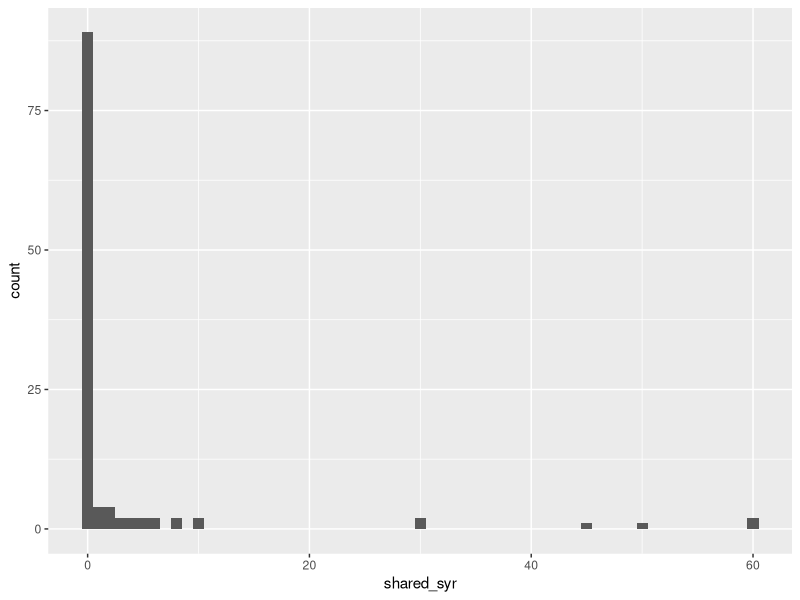
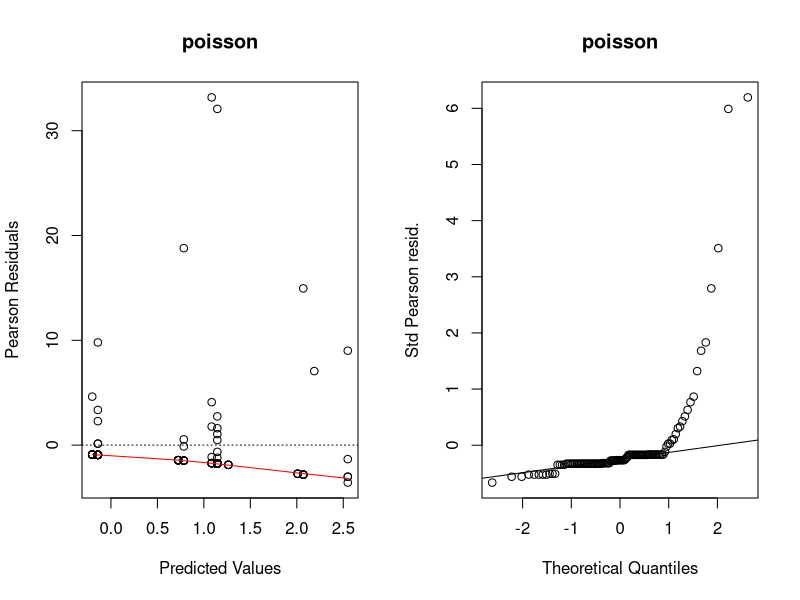
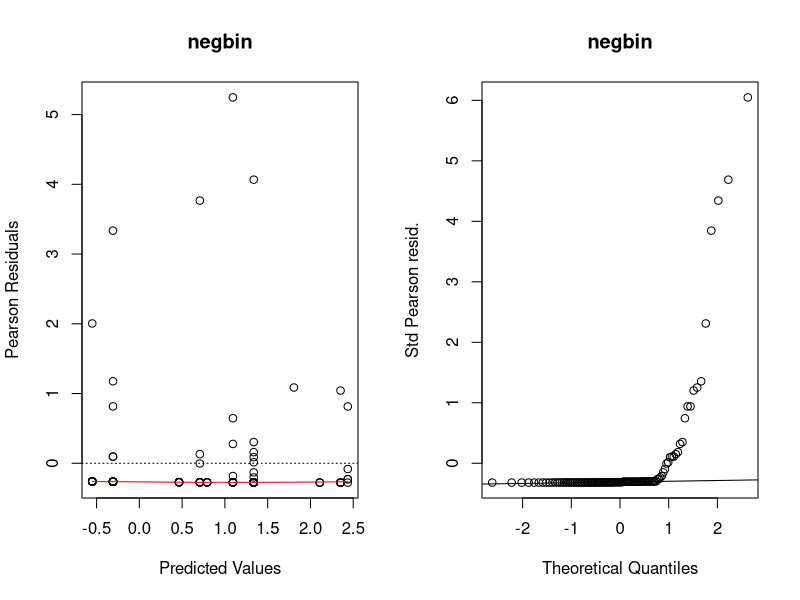
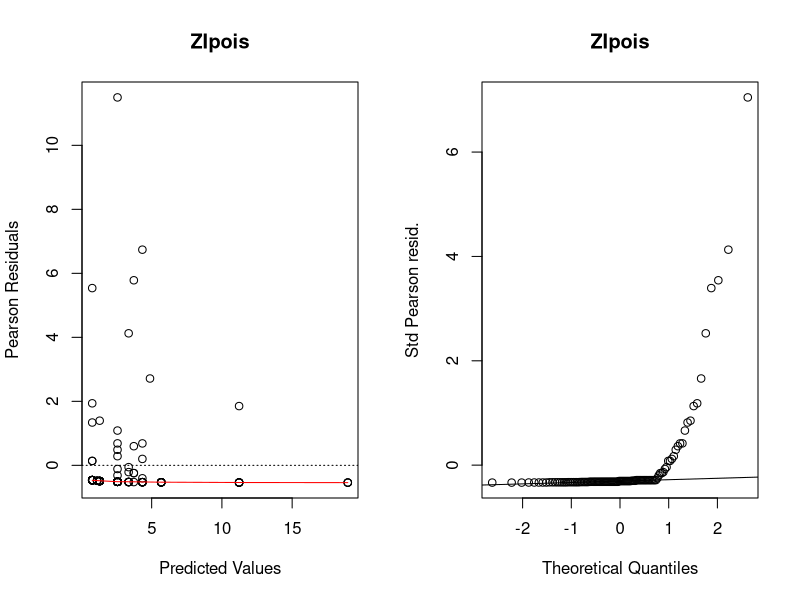
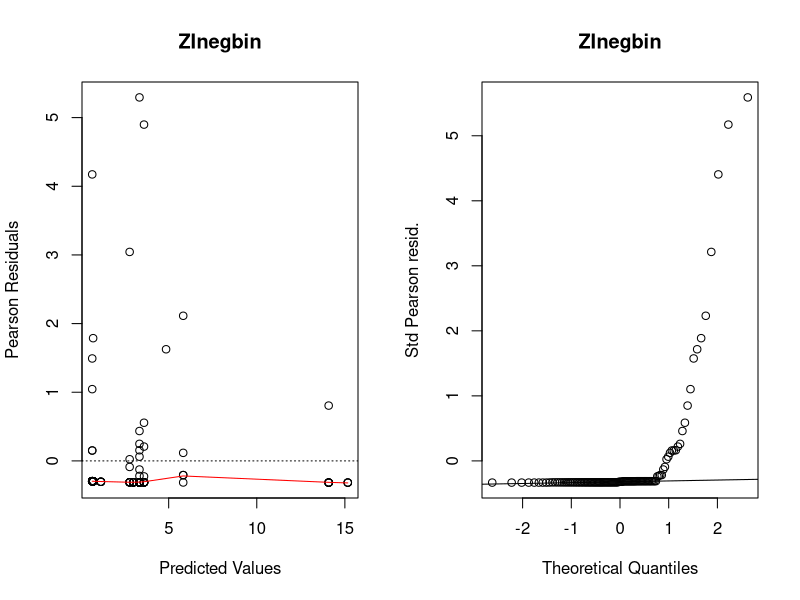
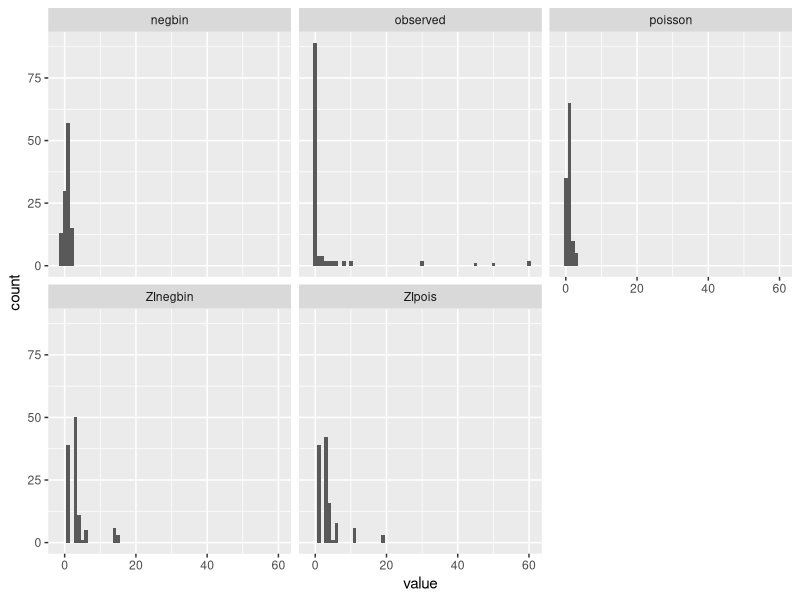

Recreate these plots in R, in order.
## ---- chunk 1
suppressPackageStartupMessages({
  library(tidyverse)
})
needledat <- readr::read_csv("needle_sharing.csv")
needledat2 <- needledat %>%
  dplyr::filter(sex %in% c("M", "F") &
                  ethn %in% c("White", "AA", "Hispanic") &
                  !is.na(homeless)) %>%
  mutate(
    homeless = recode(homeless, "0" = "no", "1" = "yes"),
    hiv = recode(
      hivstat,
      "0" = "negative",
      "1" = "positive",
      "2" = "yes"
    )
  )
## ---- chunk 2
meanvarzeros <- needledat2 %>% 
  filter(complete.cases(shared_syr)) %>%
summarise(
  mean = mean(shared_syr),
  var = var(shared_syr),
  fraczero = (sum(shared_syr == 0) / length(shared_syr))
)
meanvarzeros
## ---- chunk 3
library(ggplot2)
filter(needledat2, complete.cases(shared_syr)) %>%
  ggplot(aes(x = shared_syr)) +
  geom_histogram(binwidth = 1)
## ---- chunk 4
fit.pois <- glm(shared_syr ~ sex + ethn + homeless,
                data = needledat2,
                family = poisson(link = "log"))
## ---- chunk 5
library(MASS)
fit.negbin <- MASS::glm.nb(shared_syr ~ sex + ethn + homeless,
                           data = needledat2)
## ---- chunk 6
library(pscl)
fit.ZIpois <- pscl::zeroinfl(shared_syr ~ sex + ethn + homeless | 1,
                       dist = "poisson",
                       data = needledat2)
## ---- chunk 7
fit.ZInegbin <-
  pscl::zeroinfl(shared_syr ~ sex + ethn + homeless | 1,
           dist = "negbin",
           data = needledat2)
## ---- chunk 8
logLik(fit.pois)
logLik(fit.negbin)
logLik(fit.ZIpois)
logLik(fit.ZInegbin)
## ---- chunk 9
listofmodels <- list(
  poisson = fit.pois,
  negbin = fit.negbin,
  ZIpois = fit.ZIpois,
  ZInegbin = fit.ZInegbin
)
## ---- chunk 10
lapply(listofmodels, logLik)
## ---- chunk 11
qchisq(p=0.95, df = 1)  #critical value is 3.84
qchisq(p=0.05, df = 1, lower.tail = FALSE) #equivalent
## ---- chunk 12
qchisq(p=0.95, df = 2)  #critical value is 6
## ---- chunk 13
plotpanel1 <- function(fit, ...) {
  plot(
    x = predict(fit),
    y = residuals(fit, type = "pearson"),
    xlab = "Predicted Values",
    ylab = "Pearson Residuals",
    ...
  )
  abline(h = 0, lty = 3)
  lines(lowess(x = predict(fit), y = resid(fit, type = "pearson")),
        col = "red")
}
plotpanel2 <- function(fit, ...) {
  resids <- scale(residuals(fit, type = "pearson"))
  qqnorm(resids, ylab = "Std Pearson resid.", ...)
  qqline(resids)
}
## ---- chunk 14
par(mfrow=c(1, 2))
for (i in seq_along(listofmodels)){
  plotpanel1(listofmodels[[i]], main = names(listofmodels)[i])
  plotpanel2(listofmodels[[i]], main = names(listofmodels)[i])
}
## ---- chunk 15
preds <- tibble(observed = fit.pois$y,
           poisson = predict(fit.pois),
           negbin = predict(fit.negbin),
           ZIpois = predict(fit.ZIpois),
           ZInegbin = predict(fit.ZInegbin))
## ---- chunk 16
preds.long <- pivot_longer(preds, everything())
## ---- chunk 17
preds.long
## ---- chunk 18
ggplot(preds.long, aes(x=value)) +
  facet_wrap(~name) +
  geom_histogram(binwidth = 1)
